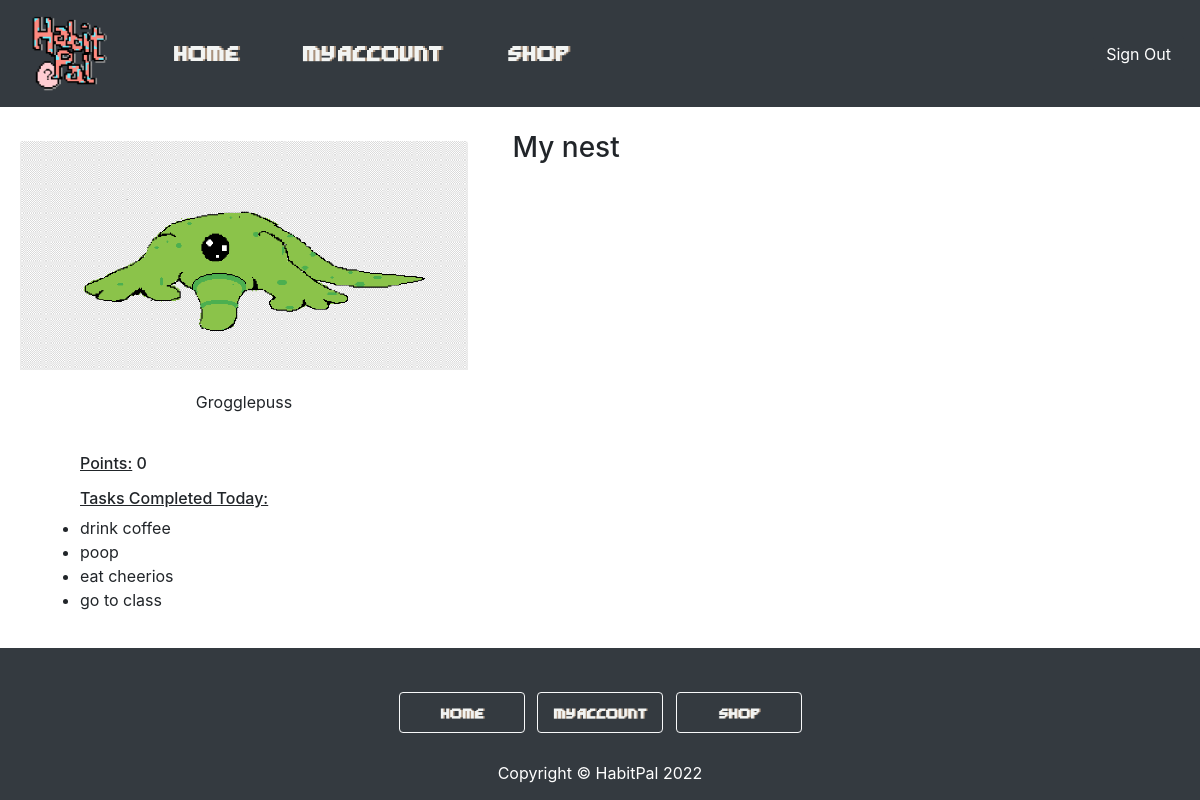
Page /myaccount (signed in) on the earlier database version.
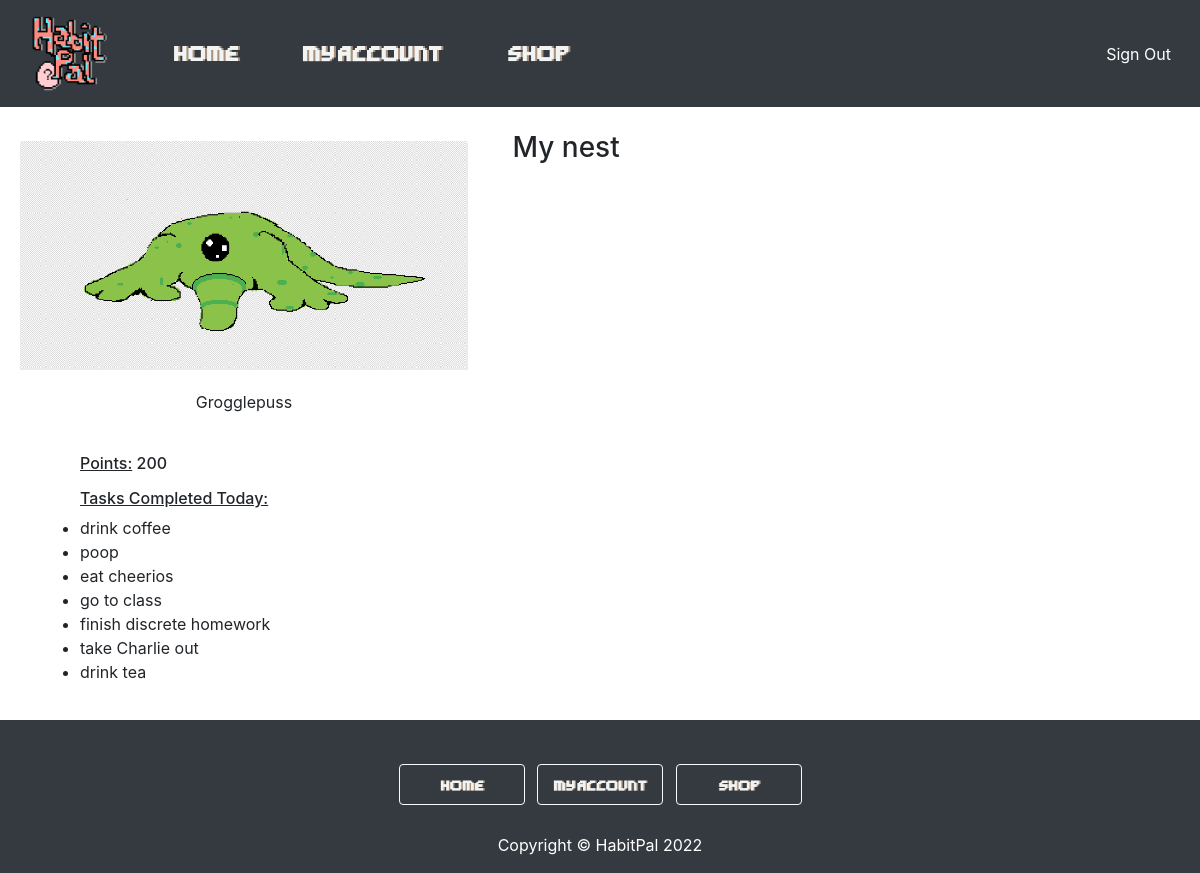
Same page on the later database version.
### tables this page shows
CREATE TABLE completedTasks(username text, date text, task text);

### app.py (the view)
@app.route('/myaccount')
def myaccount():
    if 'loggedin' in session:
        day = get_date()
        cursor = conn.cursor()
        cursor.execute( 'SELECT task FROM completedTasks WHERE username = ? and date = ?', (session['username'], day,))
        tasks = cursor.fetchall()
        cursor.execute( 'SELECT points FROM points WHERE username = ?', (session['username'],))
        points = cursor.fetchone()
        if points is None:
            points = 0
        else:
            points = points[0]
        cursor.execute( 'SELECT egg FROM eggs WHERE username = ?', (session['username'],))
        eggs = cursor.fetchall()
        return render_template("myaccount.html", eggs=eggs, tasks=tasks, points=points)
    return render_template("login.html")

### app.py (called while the page is built)
def get_date():
    dateandtime = datetime.now()
    day = dateandtime.day
    month = dateandtime.month
    year = dateandtime.year
    day = str(month) + "-" + str(day) + "-" + str(year)
    return day

### templates/myaccount.html (shortened to what this page needs)
<!DOCTYPE html>
<html lang="en">
<head>
  <link rel="stylesheet" href="{{ url_for('static', filename='css/style.css') }}" type="text/css">
  <link rel="stylesheet" href="https://stackpath.bootstrapcdn.com/bootstrap/4.1.3/css/bootstrap.min.css"
>
  <link rel="stylesheet" href="https://cdnjs.cloudflare.com/ajax/libs/font-awesome/4.7.0/css/font-awesome.min.css">
</head>
<body>
  <nav class="navbar navbar-expand-lg navbar-dark bg-dark">
    <a class="nav-link" href="{{ url_for('welcome') }}">
      <img src=../static/button_images/logo.png width="75px" height="75px" />
    </a>
    <div class="collapse navbar-collapse" id="navbarSupportedContent">
      <ul class="navbar-nav mr-auto">
        <li class="nav-item active">
          <a class="nav-link" href="{{ url_for('home') }}">
            <img src=../static/button_images/home3.png width="150px" height="37.5px"
              onmouseover="this.src='../static/button_images/home4.png';"
              onmouseout="this.src='../static/button_images/home3.png';" />
            <span class="sr-only">(current)</span></a>
        </li>
        <li class="nav-item active">
          <a class="nav-link" href="{{ url_for('myaccount') }}">
            <img src=../static/button_images/myaccount3.png width="150px" height="37.5px"
              onmouseover="this.src='../static/button_images/myaccount4.png';"
              onmouseout="this.src='../static/button_images/myaccount3.png';" />
          </a>
        <li class="nav-item active">
          <a class="nav-link" href="{{ url_for('store') }}">
            <img src=../static/button_images/shop3.png width="150px" height="37.5px"
              onmouseover="this.src='../static/button_images/shop4.png';"
              onmouseout="this.src='../static/button_images/shop3.png';" />
          </a>
        </li>
      </ul>
      <a href="{{ url_for('logout') }}" class="btn btn-dark">Sign Out</a>
    </div>
  </nav>
  <div class="MA-container">
    <div class="row">
      <div class="col-5">
        <div class="MA-pet-info">
          <div class="MA-card">
            <br>
            <img class="card-img-top" src="{{url_for('static',filename ='jwa_concept_MURGv5.PNG')}}"
              alt="Card image cap">
            <div class="card-body">
              <p class="card-text">Grogglepuss</p>
              <br>
              <ul>
                <h6><u>Points:</u> {{ points }}</h6>
              </ul>
              <ul>
                <h6><u>Tasks Completed Today:</u></h6>
                {% for i in tasks %}
                <li>{{ i[0] }}</li>
                {% endfor %}
              </ul>
            </div>
          </div>
        </div>
      </div>
      <div class="col-7">
        <br>
        <h3>My nest</h3>
      </div>
    </div>
  </div>
  <footer class="footindex bg-dark">
    <div class="container p-4 pb-0 text-center">
      <section class="text-center">
        <a class="btn btn-outline-light btn-floating m-1" style="background-color: #343a40" href="{{ url_for('home') }}"
          role="button"><img src=../static/button_images/home3.png width="100px" height="25px"
            onmouseover="this.src='../static/button_images/home4.png';"
            onmouseout="this.src='../static/button_images/home3.png';" /></a>
        <a class="btn btn-outline-light btn-floating m-1" style="background-color: #343a40"
          href="{{ url_for('myaccount') }}" role="button"><img src=../static/button_images/myaccount3.png width="100px"
            height="25px" onmouseover="this.src='../static/button_images/myaccount4.png';"
            onmouseout="this.src='../static/button_images/myaccount3.png';" /></a>
        <a class="btn btn-outline-light btn-floating m-1" style="background-color: #343a40"
          href="{{ url_for('store') }}" role="button"><img src=../static/button_images/shop3.png width="100px"
            height="25px" onmouseover="this.src='../static/button_images/shop4.png';"
            onmouseout="this.src='../static/button_images/shop3.png';" /></a>
      </section>
    </div>
    <div class="container">
      <p class="m-0 text-center text-white">Copyright &copy; HabitPal 2022</p>
    </div>
  </footer>
</body>
</html>

### static/css/style.css (style rules this page uses)
.MA-pet-info { width: 30rem; height: 100%; float: left; }
.MA-card { margin-top: 10px; margin-left: 20px; width: 28rem; float: left; }
.card-text { text-align: center; }
.footindex { clear: both; position: relative; bottom: 0; padding-top: 1rem!important; width: 100%; padding-bottom: 1rem!important; }

Differences in the rows shown:
added completedTasks: task "finish discrete homework"
added completedTasks: task "take Charlie out"
added completedTasks: task "drink tea"
Other differences:
{{ points }}: "0" → "200"
